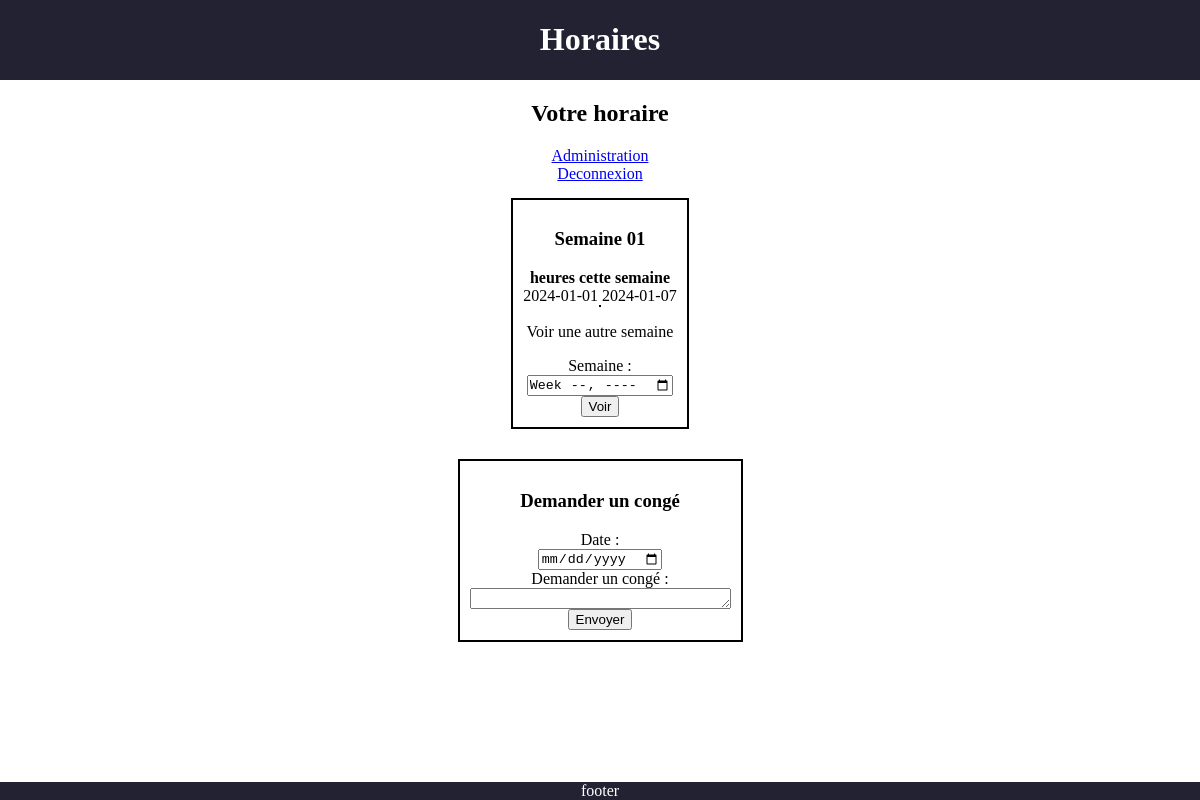
The page / (signed in) on the database as committed earlier.
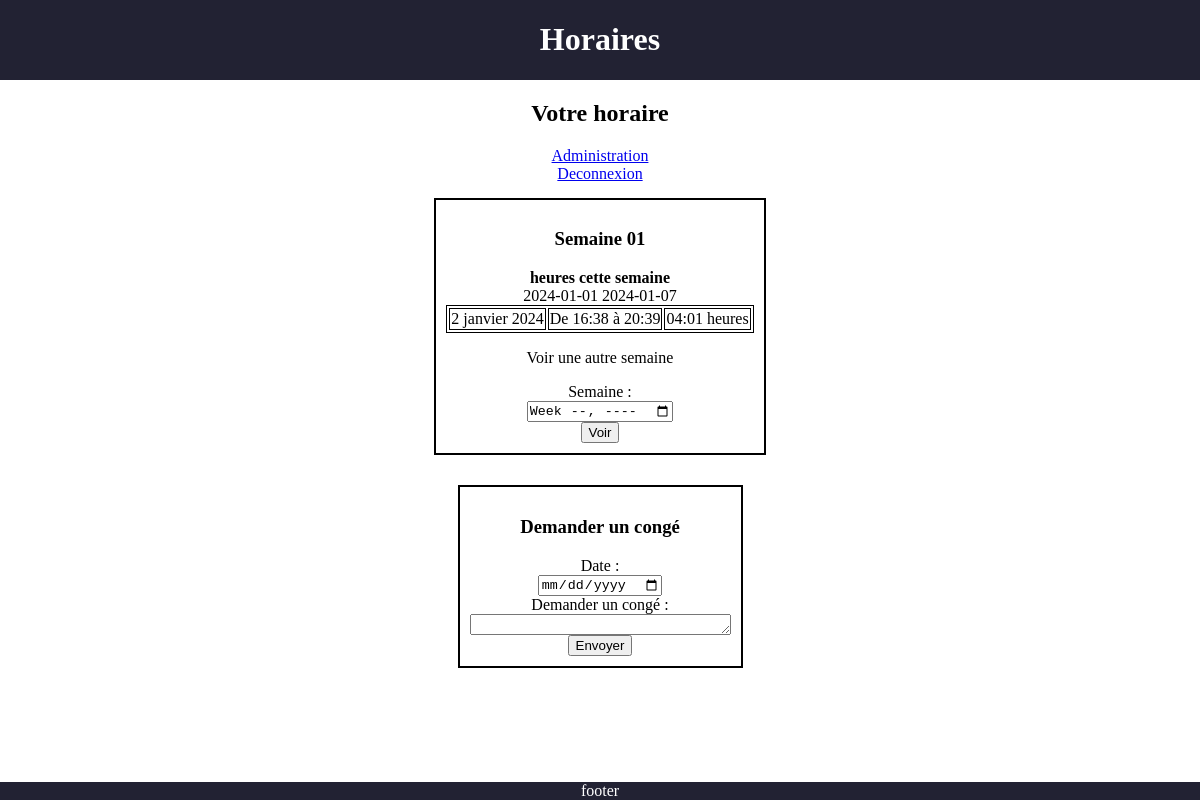
The same page on the database as committed later.
### tables this page shows
CREATE TABLE `jour_horaire` (
  `id_horaire` int NOT NULL,
  `id_employe` int NOT NULL,
  `date` date NOT NULL,
  `debut` time NOT NULL,
  `fin` time NOT NULL,
  `nbre_heure` time NOT NULL
);

### src/view/horaire.php (the view, shortened to what this page needs)
<?php
$employe = new EmployeController();
$db=new DbModel('localhost','projet_gr5','root','');
$pdo = $db->get_pdo();
if(isset($_POST['submit-semaine'])){
    $annee_semaine=explode('-W',$_POST['semaine']);
    $dateajd = new DateTime();
    $dateajd->setISODate($annee_semaine[0],$annee_semaine[1],1);
    echo $dateajd->format('Y-m-d');
}
else{
    $dateajd = new DateTime();
    $annee_semaine = $dateajd->format("Y-W");
    $annee_semaine=explode('-',$annee_semaine);
    $dateajd->setISODate($annee_semaine[0],$annee_semaine[1],1);
}
?>
<section>
    <h2>Votre horaire</h2>
<?php
$nbre_heure_semaine= $employe->heures_semaine($_SESSION['id_employe'],$annee_semaine[1]);
$req=$pdo->prepare('SELECT admin FROM employes WHERE id_employe=:id');
$req->bindValue(':id',$_SESSION['id_employe']);
$req->execute();
$req->setFetchMode(PDO::FETCH_OBJ);
$result=$req->fetch();
if($result->admin==1){
    echo '<a href="index.php?page=gestion.php">Administration</a>';
}
?>
<a href="index.php?page=login.php">Deconnexion</a>
<div>
<?php
echo '<h3> Semaine ',$annee_semaine[1],'</h3>';
echo '<h4>',$nbre_heure_semaine,' heures cette semaine</h4>';
$req=$pdo->prepare("SELECT jour_horaire.id_employe,jour_horaire.date,
TIME_FORMAT(`debut`, '%H:%i') as debut,
TIME_FORMAT(`fin`, '%H:%i') as fin,
TIME_FORMAT(`nbre_heure`, '%H:%i') as nbre_heure,
congeconfirm,conge
FROM jour_horaire
JOIN employes on employes.id_employe = jour_horaire.id_employe
LEFT OUTER JOIN conges ON conges.id_employe = employes.id_employe AND conges.date = jour_horaire.date
WHERE jour_horaire.date>=:d_jour AND jour_horaire.date<=:f_jour AND jour_horaire.id_employe = :id
ORDER BY jour_horaire.date ASC");
echo $dateajd->format('Y-m-d').' ';
$req->bindValue(':id',$_SESSION['id_employe']);
$req->bindValue(':d_jour',$dateajd->format('Y-m-d'));
$dateajd->modify('+6 day');
echo $dateajd->format('Y-m-d').' ';
$req->bindValue(':f_jour',$dateajd->format('Y-m-d'));
$req->execute();
$req->setFetchMode(PDO::FETCH_OBJ);
$formatter = new IntlDateFormatter('fr_FR', IntlDateFormatter::LONG, IntlDateFormatter::NONE);
echo '<table>';
while ($result=$req->fetch() ) {
    $timestamp= strtotime($result->date);
    echo '<tr>';
    echo '<td>',$formatter->format($timestamp),'</td>';
    echo '<td';
    if ($result->congeconfirm!=NULL) {echo ' class="conge" ';}
    echo '>De ',$result->debut,' à ',$result->fin,'</td>';
    echo '<td';
    if ($result->congeconfirm!=NULL) {echo ' class="conge" ';}
    echo '>',$result->nbre_heure,' heures</td>';
    echo '</tr>';
}
echo '</table>';
?>
<p>Voir une autre semaine</p>
<form method="post">
    <label for "semaine">Semaine :</label>
    <input type="week" name="semaine" id="semaine" required>
    <input type="submit" name="submit-semaine" value="Voir">
</form>
</div>
<div>
<h3>Demander un congé</h3>
<form method="post">
    <label for "date">Date :</label>
    <input type="date" name="date" id="date" required>
    <label for "comment">Demander un congé :</label>
            <textarea name="comment" rows=1 cols=30></textarea>
    <input type="submit" name="enregistrer" value="Envoyer">
</form>
</div>
</section>

### index.php (shortened to what this page needs)
<!DOCTYPE html>
<html lang="fr">
<head>
    <link href="lib/css/style1.css?v=vvvvvvv" rel="stylesheet">
</head>
<header>
    <?php
    if (file_exists('./lib/php/header/menu_nav.php'))
    {
        include ('./lib/php/header/menu_nav.php');
    }
    ?>
</header>
<body>
<?php
$path = './src/view/'.$_SESSION['page'];
if (file_exists($path)){
    include $path;
}else{
    include ('./src/view/404.php');
}
?>
</body>
<footer>
    <?php
    if (file_exists('./lib/php/footer/footer.php')){
        include ('./lib/php/footer/footer.php');
    }
    ?>
</footer>
</html>

### lib/php/header/menu_nav.php
<h1>Horaires</h1>

### lib/php/footer/footer.php
footer

Rows that differ between the two databases and show on the page:
added jour_horaire: date "2 janvier 2024", debut "16:38", fin "20:39", nbre_heure "04:01"
